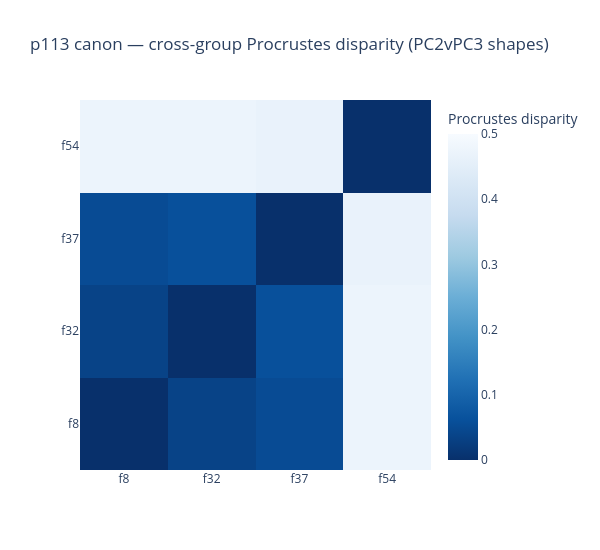

Write notebook code for a chart like this one.
### Code cell
# Cross-group Procrustes: are the per-group PC2vPC3 shapes the same?
# Normalize each group's trajectory to unit arc-length scale before comparing.
n_groups = len(group_freqs)
D = np.zeros((n_groups, n_groups))

# Resample each group's curve onto a fixed number of arc-length-uniform points
N_RESAMPLE = 200
resampled = []
for g in range(n_groups):
    curve_g = coords[g, :, 1:3]
    arc_g = compute_arc_length(curve_g)
    s_uniform = np.linspace(0, arc_g[-1], N_RESAMPLE)
    x_r = np.interp(s_uniform, arc_g, curve_g[:, 0])
    y_r = np.interp(s_uniform, arc_g, curve_g[:, 1])
    resampled.append(np.column_stack([x_r, y_r]))

for i in range(n_groups):
    for j in range(i + 1, n_groups):
        try:
            _, _, disp = scipy_procrustes(resampled[i], resampled[j])
        except Exception:
            disp = np.nan
        D[i, j] = D[j, i] = disp

fig = go.Figure(go.Heatmap(
    z=D,
    x=[f"f{int(f)}" for f in group_freqs],
    y=[f"f{int(f)}" for f in group_freqs],
    colorscale="Blues_r",
    zmin=0, zmax=0.5,
    colorbar=dict(title="Procrustes disparity"),
))
fig.update_layout(
    title=f"{label} — cross-group Procrustes disparity (PC2vPC3 shapes)",
    width=600, height=550,
)
fig.show()

upper = D[np.triu_indices(n_groups, k=1)]
print(f"Mean Procrustes disparity: {np.nanmean(upper):.4f}  (0=identical shape, 1=maximally different)")

### Figure 1 — Plotly figure (JSON) as saved in the notebook; plotly's stock layout.template omitted (floating-point values rounded to 4 significant figures)
{"data": [{"colorbar": {"title": {"text": "Procrustes disparity"}}, "colorscale": [[0, "rgb(8,48,107)"], [0.125, "rgb(8,81,156)"], [0.25, "rgb(33,113,181)"], [0.375, "rgb(66,146,198)"], [0.5, "rgb(107,174,214)"], [0.625, "rgb(158,202,225)"], [0.75, "rgb(198,219,239)"], [0.875, "rgb(222,235,247)"], [1, "rgb(247,251,255)"]], "type": "heatmap", "x": ["f8", "f32", "f37", "f54"], "y": ["f8", "f32", "f37", "f54"], "z": [[0.0, 0.03533, 0.05188, 0.4736], [0.03533, 0.0, 0.06117, 0.4736], [0.05188, 0.06117, 0.0, 0.4656], [0.4736, 0.4736, 0.4656, 0.0]], "zmax": 0.5, "zmin": 0}], "layout": {"height": 550, "title": {"text": "p113 canon — cross-group Procrustes disparity (PC2vPC3 shapes)"}, "width": 600}}
